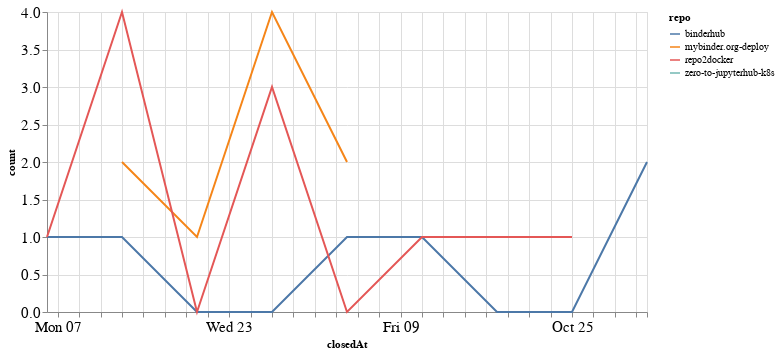

Write notebook code for a chart like this one.
### Code cell
closed_by_time = closed_by.groupby('repo').resample('W', on='closedAt').count()['author'].reset_index()
closed_by_time = closed_by_time.rename(columns={'author': 'count'})

alt.Chart(closed_by_time, width=600).mark_line().encode(
    x='closedAt',
    y='count',
    color='repo',
    tooltip="repo"
)

### Figure 1 — Vega-Lite specification as saved in the notebook (floating-point values rounded to 4 significant figures)
{"config": {"axisLeft": {"labelFontSize": 15}, "axisBottom": {"labelFontSize": 15}}, "data": {"name": "data-93c1fb7a9242c8798f526433a37c956c"}, "mark": "line", "encoding": {"color": {"type": "nominal", "field": "repo"}, "tooltip": {"type": "nominal", "field": "repo"}, "x": {"type": "temporal", "field": "closedAt"}, "y": {"type": "quantitative", "field": "count"}}, "width": 600, "$schema": "https://vega.github.io/schema/vega-lite/v4.8.1.json", "datasets": {"data-93c1fb7a9242c8798f526433a37c956c": [{"repo": "binderhub", "closedAt": "2020-09-06T00:00:00", "count": 1}, {"repo": "binderhub", "closedAt": "2020-09-13T00:00:00", "count": 1}, {"repo": "binderhub", "closedAt": "2020-09-20T00:00:00", "count": 0}, {"repo": "binderhub", "closedAt": "2020-09-27T00:00:00", "count": 0}, {"repo": "binderhub", "closedAt": "2020-10-04T00:00:00", "count": 1}, {"repo": "binderhub", "closedAt": "2020-10-11T00:00:00", "count": 1}, {"repo": "binderhub", "closedAt": "2020-10-18T00:00:00", "count": 0}, {"repo": "binderhub", "closedAt": "2020-10-25T00:00:00", "count": 0}, {"repo": "binderhub", "closedAt": "2020-11-01T00:00:00", "count": 2}, {"repo": "mybinder.org-deploy", "closedAt": "2020-09-13T00:00:00", "count": 2}, {"repo": "mybinder.org-deploy", "closedAt": "2020-09-20T00:00:00", "count": 1}, {"repo": "mybinder.org-deploy", "closedAt": "2020-09-27T00:00:00", "count": 4}, {"repo": "mybinder.org-deploy", "closedAt": "2020-10-04T00:00:00", "count": 2}, {"repo": "repo2docker", "closedAt": "2020-09-06T00:00:00", "count": 1}, {"repo": "repo2docker", "closedAt": "2020-09-13T00:00:00", "count": 4}, {"repo": "repo2docker", "closedAt": "2020-09-20T00:00:00", "count": 0}, {"repo": "repo2docker", "closedAt": "2020-09-27T00:00:00", "count": 3}, {"repo": "repo2docker", "closedAt": "2020-10-04T00:00:00", "count": 0}, {"repo": "repo2docker", "closedAt": "2020-10-11T00:00:00", "count": 1}, {"repo": "repo2docker", "closedAt": "2020-10-18T00:00:00", "count": 1}, {"repo": "repo2docker", "closedAt": "2020-10-25T00:00:00", "count": 1}, {"repo": "zero-to-jupyterhub-k8s", "closedAt": "2020-10-18T00:00:00", "count": 1}]}}
